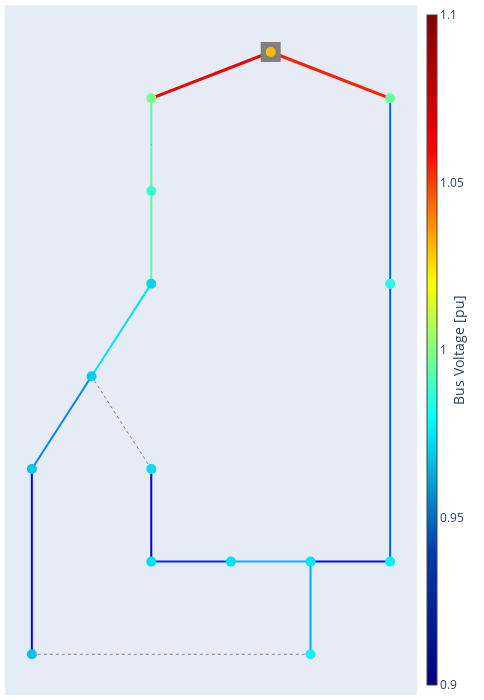

This figure's notebook cell:
### Code cell
network.switch.loc[network.switch.name == "S1", "closed"] = True
pp.runpp(network)
pp.plotting.plotly.pf_res_plotly(network, auto_open=False)

### Figure 1 — Plotly figure (JSON) as saved in the notebook; plotly's stock layout.template omitted (floating-point values rounded to 4 significant figures)
{"data": [{"hoverinfo": "text", "legendgroup": "lines", "line": {"color": "rgb(79.8387096774193,255.0,166.93548387096777)", "dash": "solid", "width": 2}, "mode": "lines", "name": "lines", "showlegend": true, "text": "Line 1-2<br />I = 44.537 %<br />I_from = 0.064 kA<br />I_to = 0.065 kA<br />", "type": "scatter", "x": [4.0, 4.0, 4.0], "y": [15.0, 14.0, 13.0]}, {"hoverinfo": "text", "legendgroup": "lines", "line": {"color": "rgb(83.06451612903224,255.0,163.70967741935485)", "dash": "solid", "width": 2}, "mode": "lines", "name": "lines", "showlegend": false, "text": "Line 2-3<br />I = 44.961 %<br />I_from = 0.065 kA<br />I_to = 0.065 kA<br />", "type": "scatter", "x": [4.0, 4.0, 4.0], "y": [13.0, 12.0, 11.0]}, {"hoverinfo": "text", "legendgroup": "lines", "line": {"color": "rgb(0.0,224.5,250.80645161290326)", "dash": "solid", "width": 2}, "mode": "lines", "name": "lines", "showlegend": false, "text": "Line 3-4<br />I = 34.384 %<br />I_from = 0.05 kA<br />I_to = 0.05 kA<br />", "type": "scatter", "x": [4.0, 3.25, 2.5], "y": [11.0, 10.0, 9.0]}, {"hoverinfo": "text", "legendgroup": "lines", "line": {"color": "rgb(0.0,132.5,255.0)", "dash": "solid", "width": 2}, "mode": "lines", "name": "lines", "showlegend": false, "text": "Line 4-5<br />I = 25.695 %<br />I_from = 0.037 kA<br />I_to = 0.037 kA<br />", "type": "scatter", "x": [2.5, 1.75, 1.0], "y": [9.0, 8.0, 7.0]}, {"hoverinfo": "text", "legendgroup": "lines", "line": {"color": "rgb(0.0,0.0,254.77272727272725)", "dash": "solid", "width": 2}, "mode": "lines", "name": "lines", "showlegend": false, "text": "Line 5-6<br />I = 11.011 %<br />I_from = 0.016 kA<br />I_to = 0.016 kA<br />", "type": "scatter", "x": [1.0, 1.0, 1.0], "y": [7.0, 5.0, 3.0]}, {"hoverinfo": "text", "legendgroup": "lines", "line": {"color": "rgb(0.0,168.49999999999994,255.0)", "dash": "solid", "width": 2}, "mode": "lines", "name": "lines", "showlegend": false, "text": "Line 7-8<br />I = 28.995 %<br />I_from = 0.042 kA<br />I_to = 0.042 kA<br />", "type": "scatter", "x": [8.0, 8.0, 8.0], "y": [3.0, 4.0, 5.0]}, {"hoverinfo": "text", "legendgroup": "lines", "line": {"color": "rgb(0.0,180.5,255.0)", "dash": "solid", "width": 2}, "mode": "lines", "name": "lines", "showlegend": false, "text": "Line 8-9<br />I = 30.298 %<br />I_from = 0.044 kA<br />I_to = 0.044 kA<br />", "type": "scatter", "x": [8.0, 7.0, 6.0], "y": [5.0, 5.0, 5.0]}, {"hoverinfo": "text", "legendgroup": "lines", "line": {"color": "rgb(0.0,48.5,255.0)", "dash": "solid", "width": 2}, "mode": "lines", "name": "lines", "showlegend": false, "text": "Line 9-10<br />I = 17.484 %<br />I_from = 0.025 kA<br />I_to = 0.025 kA<br />", "type": "scatter", "x": [6.0, 5.0, 4.0], "y": [5.0, 5.0, 5.0]}, {"hoverinfo": "text", "legendgroup": "lines", "line": {"color": "rgb(0.0,0.0,204.77272727272725)", "dash": "solid", "width": 2}, "mode": "lines", "name": "lines", "showlegend": false, "text": "Line 10-11<br />I = 6.717 %<br />I_from = 0.01 kA<br />I_to = 0.01 kA<br />", "type": "scatter", "x": [4.0, 4.0, 4.0], "y": [5.0, 6.0, 7.0]}, {"hoverinfo": "text", "legendgroup": "lines", "line": {"color": "rgb(0.0,100.49999999999997,255.0)", "dash": "solid", "width": 2}, "mode": "lines", "name": "lines", "showlegend": false, "text": "Line 12-13<br />I = 22.438 %<br />I_from = 0.044 kA<br />I_to = 0.044 kA<br />", "type": "scatter", "x": [10.0, 10.0, 10.0], "y": [15.0, 13.0, 11.0]}, {"hoverinfo": "text", "legendgroup": "lines", "line": {"color": "rgb(0.0,96.5,255.0)", "dash": "solid", "width": 2}, "mode": "lines", "name": "lines", "showlegend": false, "text": "Line 13-14<br />I = 21.887 %<br />I_from = 0.043 kA<br />I_to = 0.043 kA<br />", "type": "scatter", "x": [10.0, 10.0, 10.0], "y": [11.0, 8.0, 5.0]}, {"hoverinfo": "text", "legendgroup": "lines", "line": {"color": "rgb(0.0,8.5,255.0)", "dash": "solid", "width": 2}, "mode": "lines", "name": "lines", "showlegend": false, "text": "Line 14-8<br />I = 13.591 %<br />I_from = 0.026 kA<br />I_to = 0.027 kA<br />", "type": "scatter", "x": [10.0, 9.0, 8.0], "y": [5.0, 5.0, 5.0]}, {"hoverinfo": "text", "legendgroup": "disconnected lines", "line": {"color": "rgb(128, 128, 128)", "dash": "dot", "width": 1.0}, "mode": "lines", "name": "disconnected branches", "showlegend": true, "text": "Line 6-7<br />I = 0.088 %<br />I_from = 0.0 kA<br />I_to = 0.0 kA<br />", "type": "scatter", "x": [1.0, 4.5, 8.0], "y": [3.0, 3.0, 3.0]}, {"hoverinfo": "text", "legendgroup": "disconnected lines", "line": {"color": "rgb(128, 128, 128)", "dash": "dot", "width": 1.0}, "mode": "lines", "name": "disconnected branches", "showlegend": false, "text": "Line 11-4<br />I = 0.18 %<br />I_from = 0.0 kA<br />I_to = 0.0 kA<br />", "type": "scatter", "x": [4.0, 3.25, 2.5], "y": [7.0, 8.0, 9.0]}, {"hoverinfo": "text", "legendgroup": "lines", "marker": {"color": "rgb(128, 128, 128)", "size": 1, "symbol": "circle"}, "mode": "markers", "name": "edge_center", "showlegend": false, "text": ["Line 1-2<br />I = 44.537 %<br />I_from = 0.064 kA<br />I_to = 0.065 kA<br />", "Line 2-3<br />I = 44.961 %<br />I_from = 0.065 kA<br />I_to = 0.065 kA<br />", "Line 3-4<br />I = 34.384 %<br />I_from = 0.05 kA<br />I_to = 0.05 kA<br />", "Line 4-5<br />I = 25.695 %<br />I_from = 0.037 kA<br />I_to = 0.037 kA<br />", "Line 5-6<br />I = 11.011 %<br />I_from = 0.016 kA<br />I_to = 0.016 kA<br />", "Line 7-8<br />I = 28.995 %<br />I_from = 0.042 kA<br />I_to = 0.042 kA<br />", "Line 8-9<br />I = 30.298 %<br />I_from = 0.044 kA<br />I_to = 0.044 kA<br />", "Line 9-10<br />I = 17.484 %<br />I_from = 0.025 kA<br />I_to = 0.025 kA<br />", "Line 10-11<br />I = 6.717 %<br />I_from = 0.01 kA<br />I_to = 0.01 kA<br />", "Line 12-13<br />I = 22.438 %<br />I_from = 0.044 kA<br />I_to = 0.044 kA<br />", "Line 13-14<br />I = 21.887 %<br />I_from = 0.043 kA<br />I_to = 0.043 kA<br />", "Line 14-8<br />I = 13.591 %<br />I_from = 0.026 kA<br />I_to = 0.027 kA<br />", "Line 6-7<br />I = 0.088 %<br />I_from = 0.0 kA<br />I_to = 0.0 kA<br />", "Line 11-4<br />I = 0.18 %<br />I_from = 0.0 kA<br />I_to = 0.0 kA<br />"], "type": "scatter", "x": [4.0], "y": [14.0]}, {"hoverinfo": "text", "legendgroup": "2W transformers", "line": {"color": "rgb(236.59090909090915,3.8888888888889412,0.0)", "width": 3.0}, "mode": "lines", "name": "2W transformers", "showlegend": true, "text": "Trafo 0-1<br />I = 90.524 %<br />I_hv = 0.119 kA<br />I_lv = 0.653 kA<br />", "type": "scatter", "x": [7.0, 5.5, 4.0], "y": [16.0, 15.5, 15.0]}, {"hoverinfo": "text", "legendgroup": "2W transformers", "line": {"color": "rgb(255.0,29.81481481481485,0.0)", "width": 3.0}, "mode": "lines", "name": "2W transformers", "showlegend": false, "text": "Trafo 0-12<br />I = 87.843 %<br />I_hv = 0.115 kA<br />I_lv = 0.634 kA<br />", "type": "scatter", "x": [7.0, 8.5, 10.0], "y": [16.0, 15.5, 15.0]}, {"hoverinfo": "text", "legendgroup": "2W transformers", "marker": {"color": "rgb(255.0,29.81481481481485,0.0)", "size": 1, "symbol": "circle"}, "mode": "markers", "name": "edge_center", "showlegend": false, "text": ["Trafo 0-1<br />I = 90.524 %<br />I_hv = 0.119 kA<br />I_lv = 0.653 kA<br />", "Trafo 0-12<br />I = 87.843 %<br />I_hv = 0.115 kA<br />I_lv = 0.634 kA<br />"], "type": "scatter", "x": [5.5], "y": [15.5]}, {"hoverinfo": "text", "marker": {"color": "rgb(128, 128, 128)", "size": 20, "symbol": "square"}, "mode": "markers", "name": "external_grid", "text": ["Bus 0"], "type": "scatter", "x": [7.0], "y": [16.0]}, {"hoverinfo": "text", "marker": {"cmax": 1.1, "cmin": 0.9, "color": [1.03, 0.9984, 0.988, 0.9714, 0.9697, 0.9685, 0.9671, 0.9779, 0.975, 0.9741, 0.973, 0.9728, 0.9961, 0.9846, 0.9777], "colorbar": {"thickness": 10, "title": {"side": "right", "text": "Bus Voltage [pu]"}, "x": 1.0}, "colorscale": [[0.0, "rgb(0,0,131)"], [0.2, "rgb(0,60,170)"], [0.4, "rgb(5,255,255)"], [0.6, "rgb(255,255,0)"], [0.8, "rgb(250,0,0)"], [1.0, "rgb(128,0,0)"]], "size": 10, "symbol": "circle"}, "mode": "markers", "name": "buses", "text": ["Bus 0<br />V_m = 1.03 pu<br />V_m = 113.3 kV<br />V_a = 0.0 deg", "Bus 1<br />V_m = 0.998 pu<br />V_m = 19.968 kV<br />V_a = -35.875 deg", "Bus 2<br />V_m = 0.988 pu<br />V_m = 19.76 kV<br />V_a = -36.395 deg", "Bus 3<br />V_m = 0.971 pu<br />V_m = 19.428 kV<br />V_a = -37.212 deg", "Bus 4<br />V_m = 0.97 pu<br />V_m = 19.393 kV<br />V_a = -37.302 deg", "Bus 5<br />V_m = 0.968 pu<br />V_m = 19.37 kV<br />V_a = -37.364 deg", "Bus 6<br />V_m = 0.967 pu<br />V_m = 19.342 kV<br />V_a = -37.437 deg", "Bus 7<br />V_m = 0.978 pu<br />V_m = 19.559 kV<br />V_a = -35.192 deg", "Bus 8<br />V_m = 0.975 pu<br />V_m = 19.5 kV<br />V_a = -35.452 deg", "Bus 9<br />V_m = 0.974 pu<br />V_m = 19.482 kV<br />V_a = -35.486 deg", "Bus 10<br />V_m = 0.973 pu<br />V_m = 19.459 kV<br />V_a = -35.541 deg", "Bus 11<br />V_m = 0.973 pu<br />V_m = 19.456 kV<br />V_a = -35.551 deg", "Bus 12<br />V_m = 0.996 pu<br />V_m = 19.922 kV<br />V_a = -35.649 deg", "Bus 13<br />V_m = 0.985 pu<br />V_m = 19.691 kV<br />V_a = -35.564 deg", "Bus 14<br />V_m = 0.978 pu<br />V_m = 19.554 kV<br />V_a = -35.509 deg"], "type": "scatter", "x": [7.0, 4.0, 4.0, 4.0, 2.5, 1.0, 1.0, 8.0, 8.0, 6.0, 4.0, 4.0, 10.0, 10.0, 10.0], "y": [16.0, 15.0, 13.0, 11.0, 9.0, 7.0, 3.0, 3.0, 5.0, 5.0, 5.0, 7.0, 15.0, 11.0, 5.0]}], "layout": {"autosize": true, "height": 700.0, "hovermode": "closest", "legend": {"itemsizing": "constant"}, "margin": {"b": 5, "l": 5, "r": 5, "t": 5}, "showlegend": false, "title": {"font": {"size": 16}}, "width": 484.6, "xaxis": {"showgrid": false, "showticklabels": false, "zeroline": false}, "yaxis": {"showgrid": false, "showticklabels": false, "zeroline": false}}}
